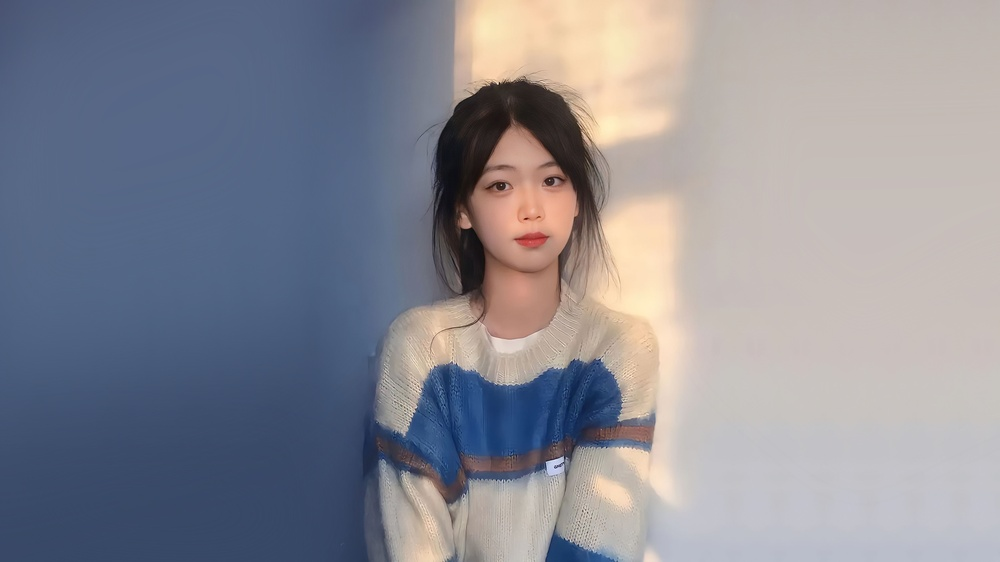
#> input picture days_15/beautiful.jpg, 1000 x 562 px, shrunk from 3840 x 2160 before the run, found by its file name
$ python pillow.py
#> lines starting #> are read from the running program, lines starting #| are printed output that depends on the picture
from PIL import Image,ImageFilter

image = Image.open('D:\\python_study\\python_100days\\days_15\\beautiful.jpg')
#> image is the input picture: PIL image 1000x562 RGB; mean R, G, B 138, 138.6, 148.3
image.show()
image.filter(ImageFilter.CONTOUR).show()
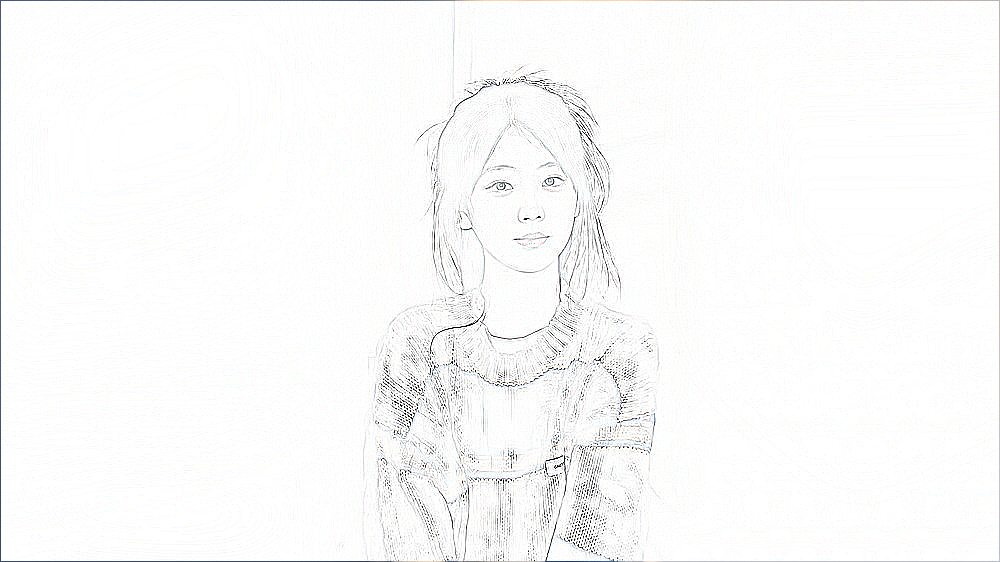
#> shown: PIL image 1000x562 RGB; mean R, G, B 250, 250.1, 250
